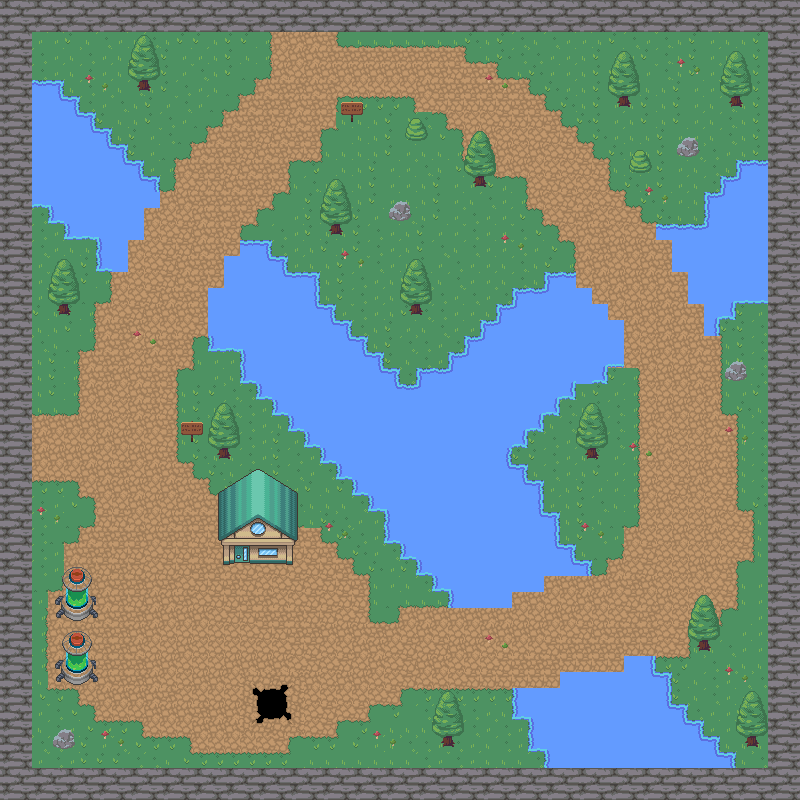

This game map was drawn from its Tiled (.tmx) file and the tilesets committed beside it. A one-line description and the trimmed map source follow:
An orthogonal 50x50 tile map with 16x16 px tiles, 6 tile layers (Background, Walls, Water, Path, ...), 2 tilesets and 87 objects (80x collision, spawn, enter_house, enter_house_exit, enter_zombie, ...).

<map version="1.8" tiledversion="1.8.2" orientation="orthogonal" renderorder="right-down" width="50" height="50" tilewidth="16" tileheight="16" infinite="0" nextlayerid="9" nextobjectid="133">
 <tileset firstgid="1" source="RPG Nature Tileset.tsx" />
 <tileset firstgid="721" source="Maison Tileset.tsx" />
 <objectgroup id="5" name="Calque d'Objets 1">
  <object id="5" type="collision" x="1.33333" y="1.33333" width="28" height="797.333" />
  <object id="6" type="collision" x="1.33333" y="0" width="798.667" height="32" />
  <object id="7" type="collision" x="768" y="-2" width="32" height="802" />
  <object id="17" type="collision" x="30.6667" y="78.6667" width="30.6667" height="129.333" />
  <object id="18" type="collision" x="49.3333" y="97.3333" width="30.6667" height="125.333" />
  <object id="19" type="collision" x="65.3333" y="112" width="30.6667" height="126.667" />
  <object id="20" type="collision" x="96" y="129.333" width="14.6667" height="142.667" />
  <object id="21" type="collision" x="96" y="144" width="30.6667" height="129.333" />
  <object id="22" type="collision" x="145.333" y="176" width="13.3333" height="30.6667" />
  <object id="23" type="collision" x="128" y="158.667" width="13.3333" height="80" />
  <object id="24" type="collision" x="241.333" y="240" width="29.3333" height="145.333" />
  <object id="25" type="collision" x="224" y="256" width="17.3333" height="94.6667" />
  <object id="27" type="collision" x="208" y="289.333" width="14.6667" height="61.3333" />
  <object id="28" type="collision" x="272" y="256" width="17.3333" height="157.333" />
  <object id="29" type="collision" x="254.667" y="385.333" width="14.6667" height="14.6667" />
  <object id="30" type="collision" x="289.333" y="270.667" width="29.3333" height="161.333" />
  <object id="31" type="collision" x="305.333" y="304" width="29.3333" height="144" />
  <object id="32" type="collision" x="321.333" y="320" width="30.6667" height="141.333" />
  <object id="33" type="collision" x="337.333" y="337.333" width="32" height="141.333" />
  <object id="34" type="collision" x="353.333" y="352" width="30.6667" height="142.667" />
  <object id="35" type="collision" x="369.333" y="369.333" width="30.6667" height="141.333" />
  <object id="36" type="collision" x="382.667" y="385.333" width="30.6667" height="157.333" />
  <object id="37" type="collision" x="418.667" y="368" width="29.3333" height="209.333" />
  <object id="38" type="collision" x="401.333" y="385.333" width="13.3333" height="173.333" />
  <object id="39" type="collision" x="448" y="352" width="64" height="256" />
  <object id="40" type="collision" x="512" y="465.333" width="14.6667" height="126.667" />
  <object id="41" type="collision" x="525.333" y="481.333" width="18.6667" height="108" />
  <object id="42" type="collision" x="544" y="513.333" width="14.6667" height="61.3333" />
  <object id="43" type="collision" x="560" y="544" width="14.6667" height="30.6667" />
  <object id="44" type="collision" x="573.333" y="558.667" width="18.6667" height="16" />
  <object id="45" type="collision" x="434.667" y="576" width="12" height="16" />
  <object id="46" type="collision" x="510.667" y="689.333" width="160" height="29.3333" />
  <object id="47" type="collision" x="561.333" y="673.333" width="109.333" height="14.6667" />
  <object id="48" type="collision" x="625.333" y="657.333" width="32" height="14.6667" />
  <object id="49" type="collision" x="530.667" y="704" width="156" height="46.6667" />
  <object id="50" type="collision" x="545.333" y="720" width="156" height="46.6667" />
  <object id="51" type="collision" x="700" y="737.333" width="18.6667" height="29.3333" />
  <object id="52" type="collision" x="465.333" y="338.667" width="61.3333" height="108" />
  <object id="53" type="collision" x="481.333" y="322.667" width="61.3333" height="108" />
  <object id="55" type="collision" x="497.333" y="305.333" width="112" height="77.3333" />
  <object id="56" type="collision" x="514.667" y="289.333" width="61.3333" height="108" />
  <object id="57" type="collision" x="545.333" y="273.333" width="30.6667" height="14.6667" />
  <object id="58" type="collision" x="534.667" y="384" width="24" height="30.6667" />
  <object id="59" type="collision" x="564" y="288" width="25.3333" height="17.3333" />
  <object id="60" type="collision" x="610.667" y="320" width="12" height="48" />
  <object id="61" type="collision" x="737.333" y="161.333" width="29.3333" height="141.333" />
  <object id="62" type="collision" x="705.333" y="192" width="29.3333" height="126.667" />
  <object id="63" type="collision" x="721.333" y="177.333" width="25.3333" height="16" />
  <object id="64" type="collision" x="670.667" y="224" width="34.6667" height="46.6667" />
  <object id="65" type="collision" x="657.333" y="224" width="21.3333" height="17.3333" />
  <object id="66" type="collision" x="688" y="229.333" width="46.6667" height="74.6667" />
  <object id="67" type="collision" x="702.667" y="273.333" width="17.3333" height="62.6667" />
  <object id="68" type="collision" x="252" y="684" width="41" height="40.5" />
  <object id="71" type="collision" x="327" y="220" width="18" height="20" />
  <object id="73" type="collision" x="469" y="170" width="22" height="21" />
  <object id="74" type="collision" x="406" y="118" width="21" height="24" />
  <object id="75" type="collision" x="339" y="101" width="25" height="26" />
  <object id="79" type="collision" x="180" y="421" width="24" height="26" />
  <object id="83" type="collision" x="628" y="150" width="24" height="24.6667" />
  <object id="84" type="collision" x="674" y="133.333" width="27.3333" height="26.6667" />
  <object id="88" type="collision" x="389.333" y="200" width="20.6667" height="21.3333" />
  <object id="89" type="collision" x="330" y="221.333" width="12.6667" height="15.3333" />
  <object id="90" type="collision" x="406" y="118.667" width="20.6667" height="20.6667" />
  <object id="91" type="collision" x="722.667" y="360.667" width="26" height="20.6667" />
  <object id="95" type="collision" x="51.3333" y="728" width="24" height="23.3333" />
  <object id="97" type="collision" x="728" y="94" width="15" height="16" />
  <object id="100" type="collision" x="-1.33333" y="768" width="801.333" height="33.3333" />
  <object id="105" name="spawn" x="50.6394" y="445.432">
   <point />
  </object>
  <object id="109" type="collision" x="616.667" y="94" width="14.6667" height="16" />
  <object id="110" type="collision" x="473.25" y="175.5" width="13.75" height="13" />
  <object id="111" type="collision" x="409.5" y="303.5" width="13" height="12.5" />
  <object id="112" type="collision" x="58" y="303.25" width="13.25" height="13" />
  <object id="113" type="collision" x="138.5" y="78.5" width="11.5" height="14" />
  <object id="114" type="collision" x="586.5" y="447.25" width="11.5" height="13.5" />
  <object id="115" type="collision" x="698.25" y="639.75" width="12.75" height="13" />
  </objectgroup>
 <layer id="1" name="Background" width="50" height="50">
  <data>[2500 cells, 2500 non-empty, 36 distinct tile ids]</data>
 </layer>
 <layer id="2" name="Walls" width="50" height="50">
  <data>[2500 cells, 433 non-empty, 8 distinct tile ids]</data>
 </layer>
 <layer id="3" name="Water" width="50" height="50">
  <data>[2500 cells, 588 non-empty, 22 distinct tile ids]</data>
 </layer>
 <layer id="4" name="Path" width="50" height="50">
  <data>[2500 cells, 939 non-empty, 29 distinct tile ids]</data>
 </layer>
 <layer id="6" name="Décoration" width="50" height="50">
  <data>[2500 cells, 225 non-empty, 56 distinct tile ids]</data>
 </layer>
 <layer id="8" name="top" width="50" height="50">
  <data>[2500 cells, 102 non-empty, 30 distinct tile ids]</data>
 </layer>
</map>
<!-- 12 of 87 objects omitted -->
